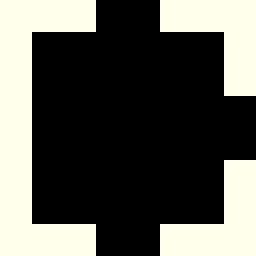

A level layout from a 2D game, rendered from its tile map. Below: a short description, then the map file with its tile-grid data intact:
An orthogonal 8x8 tile map with 32x32 px tiles, 1 tile layer (Calque de Tile 1), 2 tilesets.

<map version="1.2" tiledversion="1.2.2" orientation="orthogonal" renderorder="right-down" width="8" height="8" tilewidth="32" tileheight="32" infinite="0" nextlayerid="2" nextobjectid="1">
 <tileset firstgid="1" source="ExempleSalle.tsx" />
 <tileset firstgid="1" source="TileSet.tsx" />
 <layer id="1" name="Calque de Tile 1" width="8" height="8">
  <data encoding="csv">
2,2,2,0,0,2,2,2,
2,0,0,0,0,0,0,2,
2,0,0,0,0,0,0,2,
2,0,0,0,0,0,0,0,
2,0,0,0,0,0,0,0,
2,0,0,0,0,0,0,2,
2,0,0,0,0,0,0,2,
2,2,2,0,0,2,2,2
</data>
 </layer>
</map>
